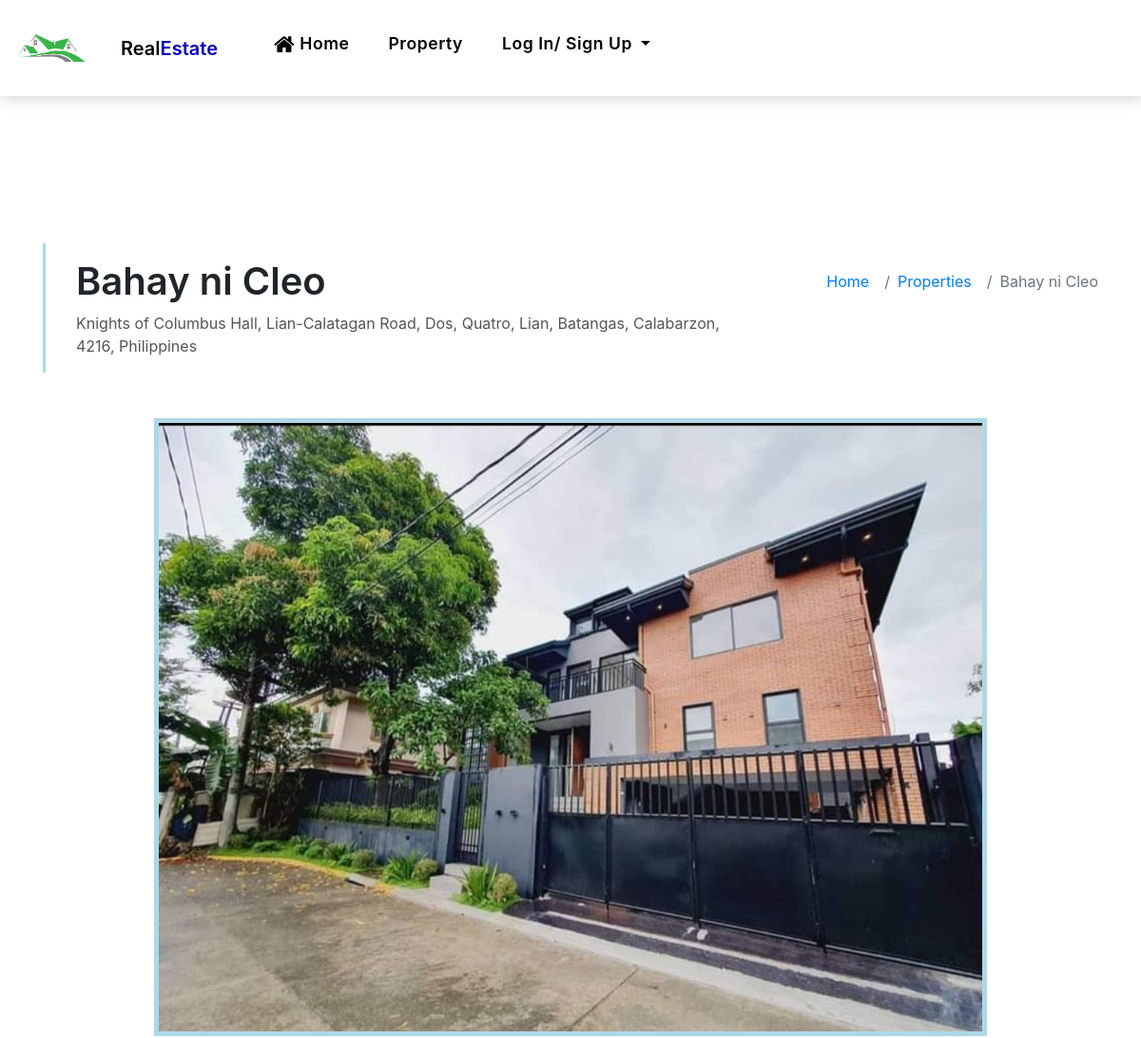
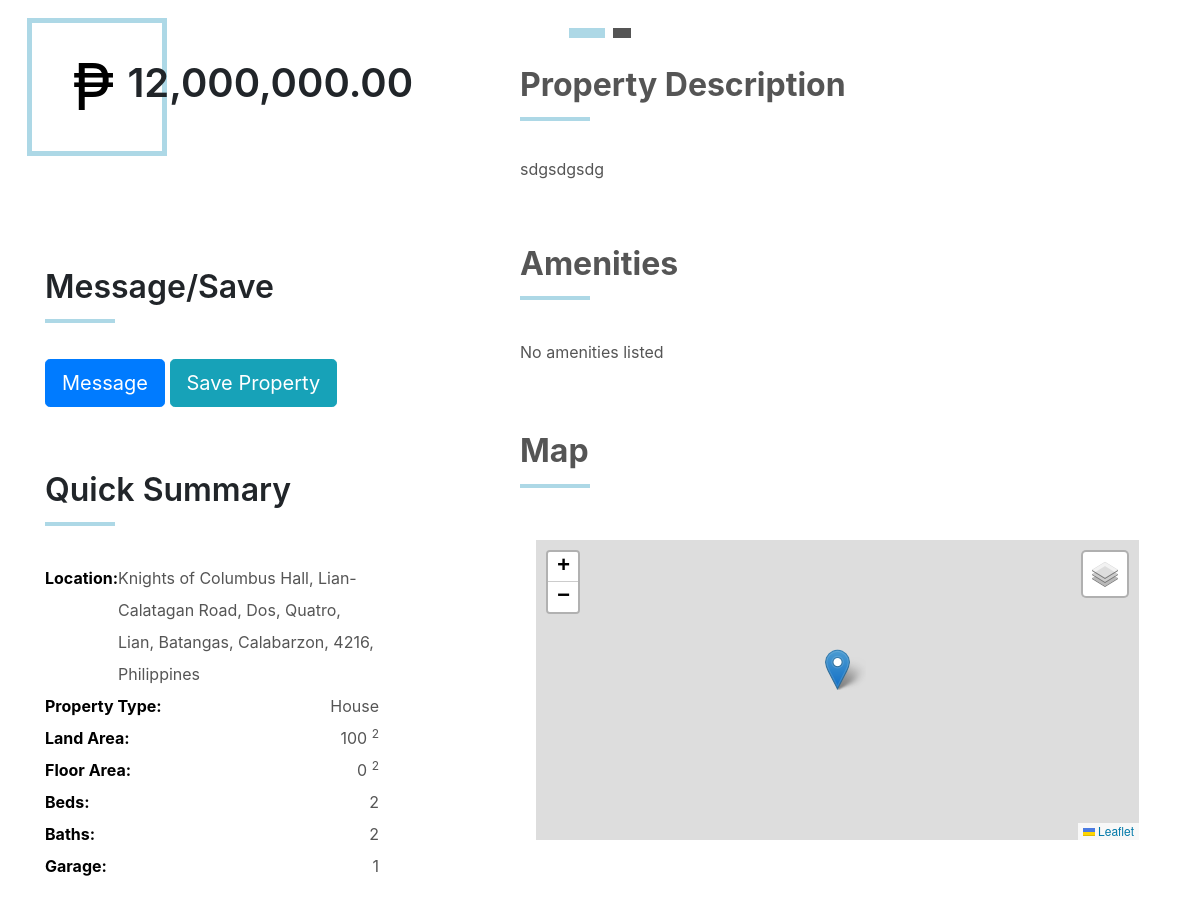
The page /property-single.php?id=RS-0000006 on the database its author committed (2 pictures, top to bottom).
### tables this page shows
CREATE TABLE `seller_property` (
  `id` varchar(150) NOT NULL,
  `title` varchar(150) NOT NULL,
  `more_info` text NOT NULL,
  `price` float NOT NULL,
  `sqm` float NOT NULL,
  `type` varchar(50) NOT NULL,
  `approved` varchar(5) NOT NULL,
  `status` varchar(10) NOT NULL,
  `seller_id` int(11) NOT NULL,
  `latitude` varchar(150) NOT NULL,
  `longitude` varchar(150) NOT NULL,
  `location` varchar(150) NOT NULL,
  `bedroom` int(11) NOT NULL,
  `garages` int(11) NOT NULL,
  `cr` int(11) NOT NULL,
  `image` text NOT NULL,
  `date` date NOT NULL,
  `floor_sqm` float NOT NULL
);

CREATE TABLE `seller_property_photos` (
  `id` int(11) NOT NULL,
  `property_id` varchar(150) NOT NULL,
  `photos` text NOT NULL
);

### property-single.php (the view, shortened to what this page needs)
<?php require_once 'header.php';
global $con;
if (isset($_GET["id"])) {
    $property_id = $_GET["id"];
    $sql = "SELECT `title`, `more_info`, `price`, `sqm`, `type`, `approved`, `status`, `seller_id`, `latitude`, `longitude`, `location`, `bedroom`, `garages`, `cr`, seller_property.image, `date`, sl.name as Name,floor_sqm, sl.email FROM `seller_property`
    INNER JOIN seller_login as sl ON seller_property.seller_id = sl.id
    INNER JOIN seller_property_photos as sp ON seller_property.id = sp.property_id
    WHERE seller_property.id = '$property_id'";
    $result = $con->query($sql);
    $row = $result->fetch_assoc();
    $price = $row["price"];
    $_price = number_format($price,2);
    $q = "SELECT `photos` FROM `seller_property_photos` WHERE `property_id` = '$property_id'";
    $r = $con->query($q);
    $q1 = "SELECT * FROM `amenities` WHERE `property_id` = '$property_id'";
    $r1 = $con->query($q1);
}
?>
<link rel="stylesheet" href="https://unpkg.com/leaflet@1.9.3/dist/leaflet.css"
 />
<body>
    <main id="main">
        <section class="intro-single">
            <div class="container">
                <?php
                                if ($result->num_rows > 0) {
                                    $row = $result->fetch_assoc();
                            ?>
                <div class="row">
                    <div class="col-md-12 col-lg-8">
                        <div class="title-single-box">
                            <?php
                            echo '<h1 class="title-single">'.$row["title"].'</h1>';
                            echo '<span class="color-text-a">'.$row["location"].'</span>';
                            ?>
                        </div>
                    </div>
                    <div class="col-md-12 col-lg-4">
                        <nav aria-label="breadcrumb" class="breadcrumb-box d-flex justify-content-lg-end">
                            <ol class="breadcrumb">
                                <li class="breadcrumb-item">
                                    <a href="index.php">Home</a>
                                </li>
                                <li class="breadcrumb-item">
                                    <a href="property-grid.php">Properties</a>
                                </li>
                                <li class="breadcrumb-item active" aria-current="page">
                                    <?php
                                    echo $row["title"];
                                    ?>
                                </li>
                            </ol>
                        </nav>
                    </div>
                </div>
                <?php
                    }
                ?>
            </div>
        </section>
        <section class="property-single nav-arrow-b">
            <div class="container">
                <div class="row justify-content-center">
                    <div class="col-lg-12">
                        <div id="property-single-carousel" class="swiper">
                            <div class="swiper-wrapper">
                                <?php
                                if ($r->num_rows > 0) {
                                    while($ro = $r->fetch_assoc()){;
                                        ?>
                                <div class="carousel-item-a swiper-slide d-flex justify-content-center">
                                    <?php
                                    echo '<img src="uploads/'.$ro["photos"].'" alt="">';
                                    ?>
                                </div>
                                <?php
                                }}
                                ?>
                            </div>
                        </div>
                        <div class="property-single-carousel-pagination carousel-pagination"></div>
                    </div>
                </div>
                <div class="row">
                    <div class="col-sm-12">
                        <?php
                                if ($result->num_rows > 0) {
                            ?>
                        <div class="row justify-content-between">
                            <div class="col-md-5 col-lg-4">
                                <div class="property-price d-flex justify-content-center foo">
                                    <div class="card-header-c d-flex">
                                        <div class="card-box-ico">
                                            <span>₱</span>
                                        </div>
                                        <br><br>
                                        <div class="card-title-c align-self-center">
                                            <?php
                                                echo '<h5 class="title-c">'.$_price.'</h5>';
                                                ?>
                                        </div>
                                    </div>
                                </div>
                                <br><br>
                                <div>
                                    <div class="title-box-d section-t4">
                                        <h3 class="title-d"> Message/Save</h3>
                                    </div>
                                    <button id='message' class="btn btn-primary btn-lg">
                                        Message
                                    </button>
                                    <button id="add_to_list" data-id="<?php echo $property_id; ?>"
                                        class="btn btn-info btn-lg">
                                        Save Property
                                    </button>
                                </div>
                                <div class="property-summary">
                                    <div class="row">
                                        <div class="col-sm-12">
                                            <div class="title-box-d section-t4">
                                                <h3 class="title-d">Quick Summary</h3>
                                            </div>
                                        </div>
                                    </div>
                                    <div class="summary-list">
                                        <ul class="list">
                                            <?php
                                            echo '
                                            <li class="d-flex justify-content-between">
                                                <strong>Location: </strong>
                                                <span>' .$row["location"].'</span>
                                            </li>
                                            <li class="d-flex justify-content-between">
                                                <strong>Property Type:</strong>
                                                <span>'.$row["type"].'</span>
                                            </li>
                                            <li class="d-flex justify-content-between">
                                                <strong>Land Area:</strong>
                                                <span>'.$row["sqm"].'
                                                    <sup>2</sup>
                                                </span>
                                            </li>
                                            <li class="d-flex justify-content-between">
                                            <strong>Floor Area:</strong>
                                            <span>'.$row["floor_sqm"].'
                                                <sup>2</sup>
                                            </span>
                                        </li>
                                            <li class="d-flex justify-content-between">
                                                <strong>Beds:</strong>
                                                <span>'.$row["bedroom"].'</span>
                                            </li>
                                            <li class="d-flex justify-content-between">
                                                <strong>Baths:</strong>
                                                <span>'.$row["cr"].'</span>
                                            </li>
                                            <li class="d-flex justify-content-between">
                                                <strong>Garage:</strong>
                                                <span>'.$row["garages"].'</span>
                                            </li>';
                                            ?>
                                        </ul>
                                    </div>
                                </div>
                            </div>
                            <div class="col-md-7 col-lg-7 section-md-t3">
                                <div class="row">
                                    <div class="col-sm-12">
                                        <div class="title-box-d">
                                            <br><br>
                                            <h3 class="title-d color-text-a" style="font-weight: bold;">Property
                                                Description</h3>
                                        </div>
                                    </div>
                                </div>
                                <div class="property-description">
                                    <?php
                                echo '<p class="description color-text-a">'.$row["more_info"].'
                                </p>' ;
                                ?>
                                </div>
                                <div class="row section-t3">
                                    <div class="col-sm-12">
                                        <div class="title-box-d">
                                            <h3 class="title-d color-text-a" style="font-weight: bold;">Amenities</h3>
                                        </div>
                                    </div>
                                </div>
                                <div class="amenities-list color-text-a">
                                    <ul class="list-a no-margin">
                                        <?php
                                if ($r1->num_rows > 0) {
                                    while($roww = $r1->fetch_assoc()){;
                                    echo '<li>'.$roww['amenities'].'</li>';
                                }}
                                else{
                                    echo '<p class="description color-text-a"> No amenities listed </p>';
                                }
                                ?>
                                    </ul>
                                </div>
                                <div class="row section-t3">
                                    <div class="col-sm-12">
                                        <div class="title-box-d">
                                            <h3 class="title-d color-text-a" style="font-weight: bold;">Map
                                            </h3>
                                        </div>
                                    </div>
                                </div>
                                <div class="modal-body">
                                    <div id="locmap"></div>
                                </div>
                            </div>
                        </div>
                        <?php
                                }
                        ?>
                    </div>
                </div>
            </div>
        </section>
        <br><br><br>
    </main>
    </html>
    <?php include 'footer.php'; ?>

### RealEstate/assets/css/style.css (style rules this page uses)
body { font-family: "Poppins", sans-serif; color: #555555; }
h1, h2, h3, h4, h5, h6 { color: #000000; }
a { color: #000000; text-decoration: none; transition: all 0.5s ease; }
.color-text-a { text-decoration: none; color: #555555; }
.no-margin { margin: 0; }
.list-a { text-decoration: none; display: inline-block; line-height: 2; padding: 0; list-style: none; }
.section-t4 { padding-top: 4rem; }
.section-t3 { padding-top: 3rem; }
.title-box-d { padding-bottom: 1.8rem; margin-bottom: 1rem; position: relative; }
.title-box-d .title-d { font-weight: 600; font-size: 2rem; }
.title-box-d .title-d:after { content: ""; position: absolute; width: 70px; height: 4px; background-color: #ADD8E6; bottom: 20px; left: 0; }
.carousel-pagination { margin-top: 10px; text-align: center; }
.btn { transition: 0.5s ease; }
.carousel-item-a img { border: 5px solid #ADD8E6; height: 650px; }
.intro-single { padding: 12rem 0 3rem; }
.intro-single .title-single-box { padding: 1rem 0 1rem 2rem; }
.intro-single .title-single-box { border-left: 3px solid #ADD8E6; }
.intro-single .title-single-box .title-single { font-weight: 600; font-size: 2.2rem; }
@media (min-width: 768px) { .intro-single .title-single-box .title-single { font-size: 2.1rem; } }
@media (min-width: 992px) { .intro-single .title-single-box .title-single { font-size: 2.5rem; } }
.intro-single .breadcrumb-box { padding: 1rem 0 0 0.5rem; }
.intro-single .breadcrumb { background-color: transparent; padding-right: 0; padding-left: 0; }
.property-price { margin: 0 auto; }
.property-price .card-header-c { padding: 0; }
.summary-list { padding-right: 1rem; color: #000000; }
.summary-list .list { padding: 0; line-height: 2; }
.summary-list .list span { color: #555555; }
.card-header-c { padding: 0 1rem 1rem 1rem; }
.card-box-ico { padding: 1rem 3rem 1rem 2.5rem; border: 5px solid #ADD8E6; }
.card-box-ico span { font-size: 4rem; color: #000000; }
.title-c { font-size: 2.5rem; font-weight: 600; margin-left: -40px; }
@media (min-width: 768px) { .title-c { font-size: 1.8rem; } }
@media (min-width: 992px) { .title-c { font-size: 2.5rem; } }

### property-single.php (style rules this page uses)
#locmap { height: 300px; width: 100%; z-index: 1; }

### rows shown on the page
seller_property: title "Bahay ni Cleo", location "Knights of Columbus Hall, Lian-Calatagan Road, Dos, Quatro, Lian, Batangas, Calabarzon, 4216, Philippines", price "12,000,000.00", type "House", sqm "100", floor_sqm "0", bedroom "2", cr "2", garages "1", more_info "sdgsdgsdg"
seller_property_photos: photos (picture)
